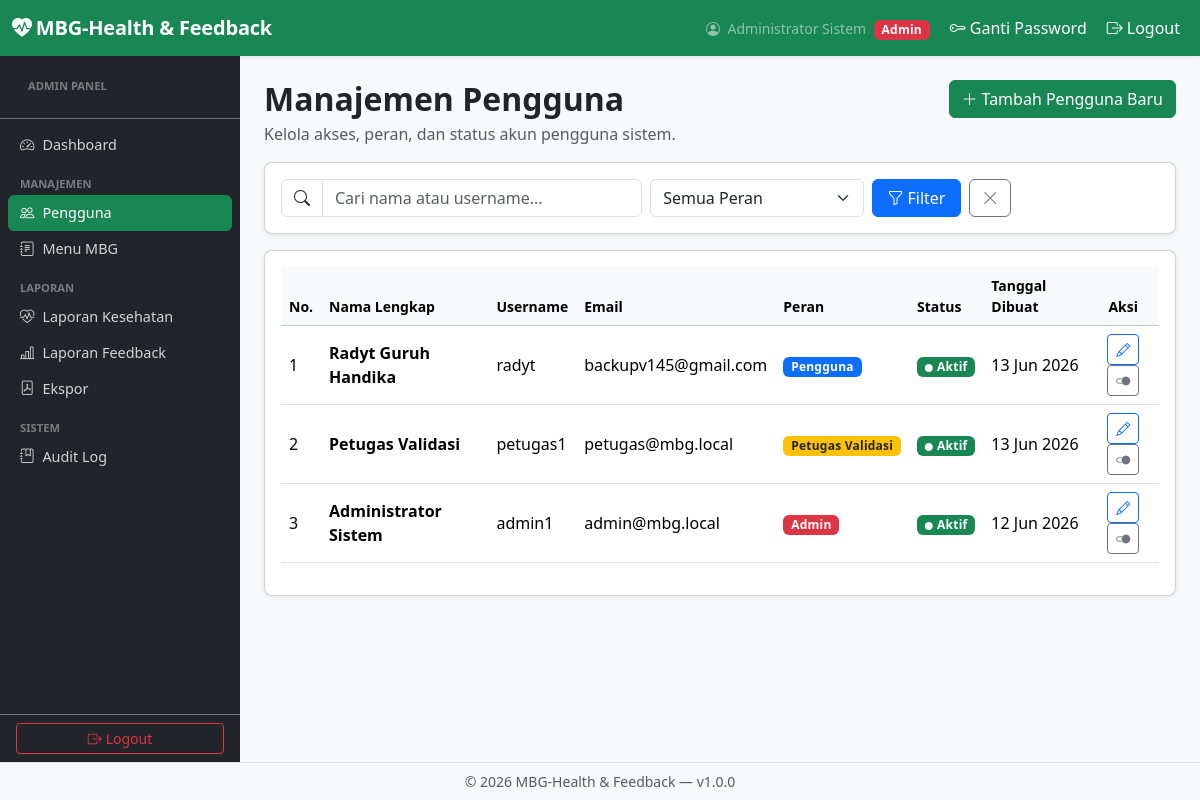
/admin/users/index.php (signed in), run on the app's committed database.
### tables this page shows
CREATE TABLE IF NOT EXISTS `users` (
  `user_id` int NOT NULL AUTO_INCREMENT,
  `full_name` varchar(100) NOT NULL,
  `username` varchar(50) NOT NULL,
  `password_hash` varchar(255) NOT NULL,
  `role` enum('user','petugas','admin') NOT NULL DEFAULT 'user',
  `email` varchar(100) DEFAULT NULL,
  `is_active` tinyint(1) NOT NULL DEFAULT '1',
  `created_at` timestamp NOT NULL DEFAULT CURRENT_TIMESTAMP,
  `updated_at` timestamp NOT NULL DEFAULT CURRENT_TIMESTAMP ON UPDATE CURRENT_TIMESTAMP,
  PRIMARY KEY (`user_id`),
  UNIQUE KEY `username` (`username`),
  UNIQUE KEY `email` (`email`)
);

### helpers/validation_helper.php (called while the page is built, shortened)
<?php
function escapeOutput(?string $value): string
{
    return htmlspecialchars((string)($value ?? ''), ENT_QUOTES, 'UTF-8');
}

### helpers/user_model.php (called while the page is built, shortened)
<?php
function getAllUsers(int $limit = 10, int $offset = 0, string $search = ''): array
{
    try {
        $pdo = getDBConnection();
        if ($search !== '') {
            $stmt = $pdo->prepare("
                SELECT user_id, username, full_name, role, email, is_active, created_at
                FROM   users
                WHERE  username LIKE :search OR full_name LIKE :search
                ORDER  BY created_at DESC
                LIMIT  :lim OFFSET :off
            ");
            $stmt->bindValue(':search', '%' . $search . '%', PDO::PARAM_STR);
        } else {
            $stmt = $pdo->prepare("
                SELECT user_id, username, full_name, role, email, is_active, created_at
                FROM   users
                ORDER  BY created_at DESC
                LIMIT  :lim OFFSET :off
            ");
        }
        $stmt->bindValue(':lim', $limit,  PDO::PARAM_INT);
        $stmt->bindValue(':off', $offset, PDO::PARAM_INT);
        $stmt->execute();
        return $stmt->fetchAll();
    } catch (PDOException $e) {
        error_log('getAllUsers error: ' . $e->getMessage());
        return [];
    }
}

### admin/users/index.php (the view, shortened to what this page needs)
<?php
require_once dirname(__DIR__, 2) . '/helpers/user_model.php';
require_once dirname(__DIR__, 2) . '/helpers/validation_helper.php';
$search     = trim($_GET['search'] ?? '');
$roleFilter = trim($_GET['role'] ?? '');
$page       = max(1, (int) ($_GET['page'] ?? 1));
$limit      = 10;
$offset     = ($page - 1) * $limit;
$users = getAllUsers($limit, $offset, $search, $roleFilter);
$roleLabels = [
    ROLE_ADMIN   => ['label' => 'Admin',            'class' => 'bg-danger'],
    ROLE_PETUGAS => ['label' => 'Petugas Validasi', 'class' => 'bg-warning text-dark'],
    ROLE_USER    => ['label' => 'Pengguna',         'class' => 'bg-primary'],
];
require_once dirname(__DIR__, 2) . '/includes/header.php';
require_once dirname(__DIR__, 2) . '/includes/sidebar_admin.php';
?>
<div id="main-content">
    <div class="d-flex justify-content-between align-items-start flex-wrap gap-2 mb-3">
        <div>
            <h2 class="fw-bold mb-1">Manajemen Pengguna</h2>
            <p class="text-muted mb-0">Kelola akses, peran, dan status akun pengguna sistem.</p>
        </div>
        <a href="<?= BASE_URL ?>/admin/users/create.php" class="btn btn-success">
            <i class="bi bi-plus-lg me-1"></i>Tambah Pengguna Baru
        </a>
    </div>
    <div class="card shadow-sm mb-3">
        <div class="card-body">
            <form method="GET" action="<?= BASE_URL ?>/admin/users/index.php" class="row g-2 align-items-center">
                <div class="col-md-5">
                    <div class="input-group">
                        <span class="input-group-text bg-white"><i class="bi bi-search"></i></span>
                        <input type="text" name="search" class="form-control"
                               placeholder="Cari nama atau username..."
                               value="<?= escapeOutput($search) ?>">
                    </div>
                </div>
                <div class="col-md-3">
                    <select name="role" class="form-select">
                        <option value="">Semua Peran</option>
                    </select>
                </div>
                <div class="col-md-2 d-flex gap-2">
                    <button type="submit" class="btn btn-primary flex-fill">
                        <i class="bi bi-funnel me-1"></i>Filter
                    </button>
                    <a href="<?= BASE_URL ?>/admin/users/index.php" class="btn btn-outline-secondary" title="Reset">
                        <i class="bi bi-x-lg"></i>
                    </a>
                </div>
            </form>
        </div>
    </div>
    <div class="card shadow-sm">
        <div class="card-body table-responsive">
            <table class="table table-hover align-middle">
                <thead class="table-light">
                    <tr>
                        <th>No.</th>
                        <th>Nama Lengkap</th>
                        <th>Username</th>
                        <th>Email</th>
                        <th>Peran</th>
                        <th>Status</th>
                        <th>Tanggal Dibuat</th>
                        <th class="text-center">Aksi</th>
                    </tr>
                </thead>
                <tbody>
                    <?php if (empty($users)): ?>
                        <tr>
                            <td colspan="8" class="text-center text-muted py-4">
                                Tidak ada data pengguna ditemukan.
                            </td>
                        </tr>
                    <?php else: ?>
                        <?php foreach ($users as $i => $u): ?>
                            <?php
                                $rb = $roleLabels[$u['role']] ?? ['label' => ucfirst($u['role']), 'class' => 'bg-secondary'];
                            ?>
                            <tr>
                                <td><?= $offset + $i + 1 ?></td>
                                <td class="fw-semibold"><?= escapeOutput($u['full_name']) ?></td>
                                <td><?= escapeOutput($u['username']) ?></td>
                                <td><?= escapeOutput($u['email'] ?? '-') ?></td>
                                <td><span class="badge <?= $rb['class'] ?>"><?= $rb['label'] ?></span></td>
                                <td>
                                    <?php if ((int) $u['is_active'] === 1): ?>
                                        <span class="badge bg-success"><i class="bi bi-circle-fill me-1" style="font-size:.5rem;"></i>Aktif</span>
                                    <?php else: ?>
                                        <span class="badge bg-secondary"><i class="bi bi-circle-fill me-1" style="font-size:.5rem;"></i>Nonaktif</span>
                                    <?php endif; ?>
                                </td>
                                <td><?= date('d M Y', strtotime($u['created_at'])) ?></td>
                                <td class="text-center">
                                    <a href="<?= BASE_URL ?>/admin/users/edit.php?id=<?= (int) $u['user_id'] ?>"
                                       class="btn btn-sm btn-outline-primary" title="Edit">
                                        <i class="bi bi-pencil"></i>
                                    </a>
                                    <form action="<?= BASE_URL ?>/admin/users/toggle_status.php" method="POST" class="d-inline"
                                          onsubmit="return confirm('<?= (int) $u['is_active'] === 1 ? 'Nonaktifkan' : 'Aktifkan' ?> pengguna ini?');">
                                        <button type="submit"
                                                class="btn btn-sm <?= (int) $u['is_active'] === 1 ? 'btn-outline-secondary' : 'btn-outline-success' ?>"
                                                title="<?= (int) $u['is_active'] === 1 ? 'Nonaktifkan' : 'Aktifkan' ?>">
                                            <i class="bi <?= (int) $u['is_active'] === 1 ? 'bi-toggle2-on' : 'bi-toggle2-off' ?>"></i>
                                        </button>
                                    </form>
                                </td>
                            </tr>
                        <?php endforeach; ?>
                    <?php endif; ?>
                </tbody>
            </table>
        </div>
    </div>
</div>
<?php require_once dirname(__DIR__, 2) . '/includes/footer.php'; ?>

### assets/css/custom.css (style rules this page uses)
body { font-family: 'Segoe UI', system-ui, -apple-system, sans-serif; background-color: #f8f9fa; }
.card { border-radius: .5rem; }
.table th { font-weight: 600; font-size: .875rem; }
.badge { font-size: .75rem; letter-spacing: .02em; }

### includes/header.php (style rules this page uses)
body { display: flex; flex-direction: column; min-height: 100vh; }
#main-content { flex: 1; padding: 1.5rem; background-color: #f8f9fa; overflow-y: auto; }

### data on the page
users: i "1", full_name "Radyt Guruh Handika", username "radyt", email "backupv145@gmail.com", role "Pengguna", is_active 1 (drawn), created_at "13 Jun 2026"
users: i "2", full_name "Petugas Validasi", username "petugas1", email "petugas@mbg.local", role "Petugas Validasi", is_active 1 (drawn), created_at "13 Jun 2026"
users: i "3", full_name "Administrator Sistem", username "admin1", email "admin@mbg.local", role "Admin", is_active 1 (drawn), created_at "12 Jun 2026"

### other printed values
escapeOutput(APP_NAME) "MBG-Health & Feedback"
escapeOutput($currentName ?? $currentUname) "Administrator Sistem"
$badge['label'] "Admin"
escapeOutput(APP_VERSION) "1.0.0"
